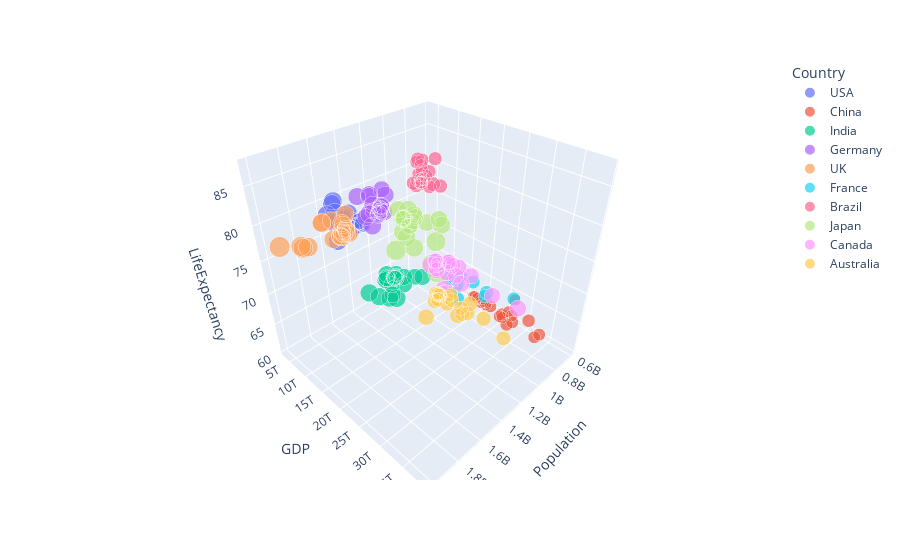

Notebook code for this chart:
### Code cell
# 2. 3D 산점도 작성
fig = px.scatter_3d(data_frame=data, x='Population', y='GDP', z='LifeExpectancy',
                    color='Country', size='Population', hover_name='Country')

# 3D 그래프 출력
fig.show()
